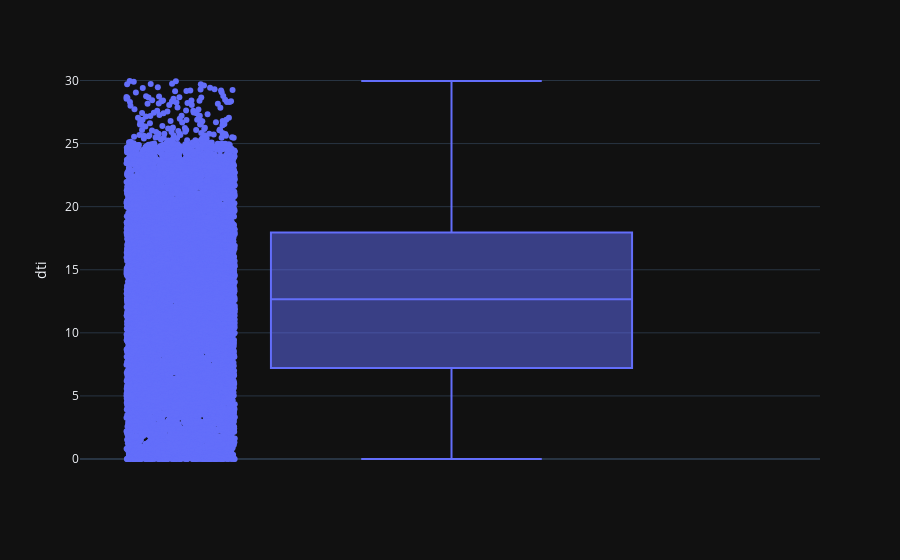

The notebook cell saved with this chart:
### Code cell
dtiFig = px.box(data2, y="dti", points="all")
dtiFig.show()

### Figure 1 — Plotly figure (JSON) as saved in the notebook; plotly's stock layout.template omitted (floating-point values rounded to 4 significant figures; data arrays with more than 128 entries replaced by an {"elided": "..."} marker saying what was removed)
{"data": [{"alignmentgroup": "True", "boxpoints": "all", "hovertemplate": "dti=%{y}<extra></extra>", "legendgroup": "", "marker": {"color": "#636efa"}, "name": "", "notched": false, "offsetgroup": "", "orientation": "v", "showlegend": false, "x0": " ", "xaxis": "x", "y": {"elided": "9578 float values"}, "y0": " ", "yaxis": "y", "type": "box"}], "layout": {"xaxis": {"anchor": "y", "domain": [0.0, 1.0]}, "yaxis": {"anchor": "x", "domain": [0.0, 1.0], "title": {"text": "dti"}}, "legend": {"tracegroupgap": 0}, "margin": {"t": 60}, "boxmode": "group"}}
